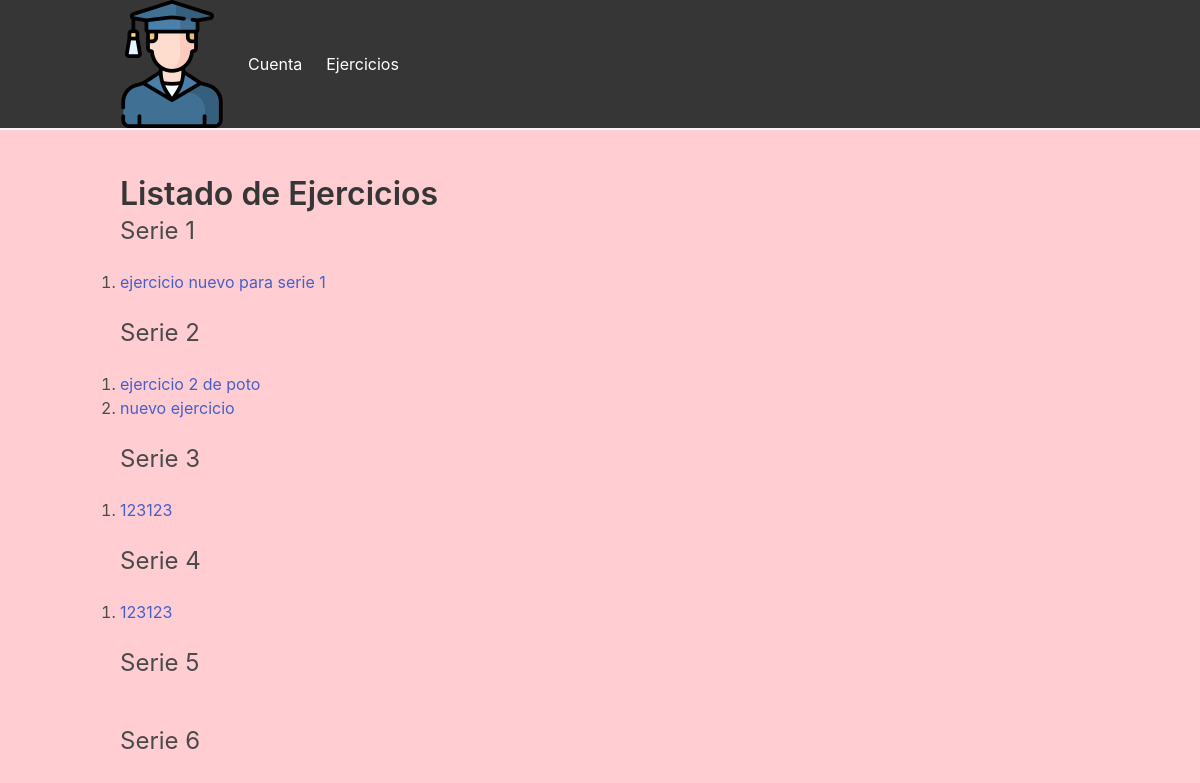
Screenshot of /ejercicios with the database file from the repository.
### basedatos/modelos.py (models this page shows, shortened)
class Serie(db.Model):
    id = db.Column(db.Integer, primary_key=True)
    nombre = db.Column(db.String(50), nullable=False)
    fecha = db.Column(db.Date(), nullable=False)
    activa = db.Column(db.Boolean(), nullable=False)

class Ejercicio(db.Model):
    id = db.Column(db.Integer, primary_key=True)
    nombre = db.Column(db.String(50), nullable=False)
    path_ejercicio = db.Column(db.String(200), nullable=False)
    enunciado = db.Column(db.String(), nullable=False)
    id_serie = db.Column(db.Integer, db.ForeignKey('serie.id'), nullable=False)

### main.py (the view)
@app.route('/ejercicios', methods=['GET', 'POST'])
def listar_ejercicios():
    seriesActivas = Serie.query.filter_by(activa=True).all()
    ejercicios_por_serie = {serie.id: [] for serie in seriesActivas}
    ejercicios = Ejercicio.query.all()
    for ejercicio in ejercicios:
        if ejercicio.id_serie in ejercicios_por_serie:
            ejercicios_por_serie[ejercicio.id_serie].append(ejercicio)
    return render_template('ejercicios.html', series=seriesActivas, ejercicios_por_serie=ejercicios_por_serie)

### templates/ejercicios.html (shortened to what this page needs)
{% extends 'layout.html' %}
{% block body %}
<section class="section">
  <div class="container">
    <h1 class="title">Listado de Ejercicios</h1>
    {% for serie in series %}
      <h2 class="subtitle">
        <span style="font-size: larger;">Serie {{ serie.id }}</span>
      </h2>
      <ol>
        {% for ejercicio in ejercicios_por_serie[serie.id] %}
          <li>
            <a href="{{ ejercicio.url }}" class="exercise-link">{{ ejercicio.nombre }}</a>
          </li>
        {% endfor %}
      </ol>
      {% if not loop.last %}
        <br>
      {% endif %}
    {% endfor %}
  </div>
</section>
{% endblock %}

### static/css/layout.css (style rules this page uses)
body { background-color: #FFCDD2; }
html { background-color: #FFCDD2; }

### rows the page displays
Serie: id "1"
Ejercicio: nombre "ejercicio nuevo para serie 1"
Serie: id "2"
Ejercicio: nombre "ejercicio 2 de poto"
Ejercicio: nombre "nuevo ejercicio"
Serie: id "3"
Ejercicio: nombre "123123"
Serie: id "4"
Ejercicio: nombre "123123"
Serie: id "5"
Serie: id "6"
